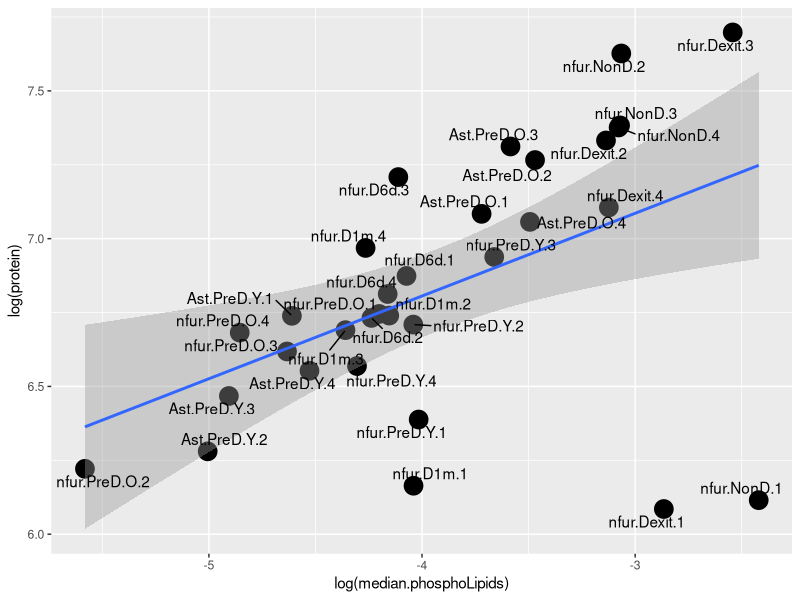

This chart was generated by the following R code:
library(ggplot2)
library(ggrepel)

# Set wd to current file location
setwd(dirname(rstudioapi::getActiveDocumentContext()$path))
getwd()

# Protein concentrations
prot = read.table("data/embryo_protein_concentration.txt", header = T, sep = "\t")
head(prot)

# All lipids
# allLipids = read.table("embryo_medinas_after_normalization_AllLipids.txt", header = T, sep = "\t")
# allLipids$Id = rownames(allLipids)
# colnames(allLipids) = c("median.allLipids", "Id")
# head(allLipids)

# Phospholipids
phosphoLipids = read.table("output/embryo_medinas_after_normalization_Phospholipids.txt", header = T, sep = "\t")
phosphoLipids$Id = rownames(phosphoLipids)
colnames(phosphoLipids) = c("median.phosphoLipids", "Id")
head(phosphoLipids)


# Combine the data frames
lpcor <- Reduce(function(x, y) merge(x, y, by="Id", all = TRUE), list(prot, phosphoLipids))
head(lpcor)

# Correlation between proteins and all lipids
# ggplot(lpcor, aes(x=log(median.allLipids), y=protein)) +
#   geom_point(size = 6) +
#   geom_smooth(method=lm) +
#   geom_text_repel(aes(label=lpcor$sample.name))
# 
# cor.test(log(lpcor$median.allLipids), lpcor$protein)

# Correlation between proteins and phospholipids
pdf (file = "Protein_PC_Correlation.pdf", width = 5, height = 5)
ggplot(lpcor, aes(x=log(median.phosphoLipids), y=log(protein))) + 
  geom_point(size = 6) +  
  geom_smooth(method=lm) +
  geom_text_repel(aes(label=lpcor$sample.name))
dev.off()

cor.test(log(lpcor$median.phosphoLipids), log(lpcor$protein), method = "pearson")
